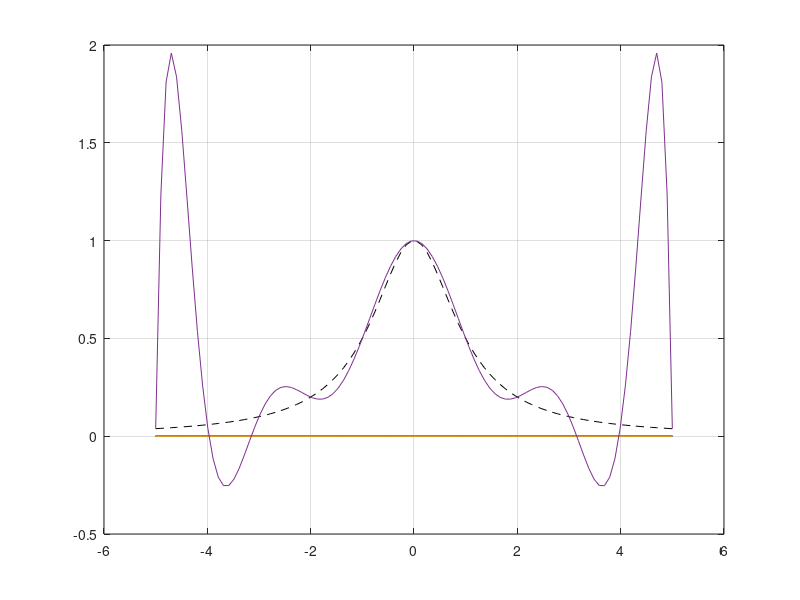
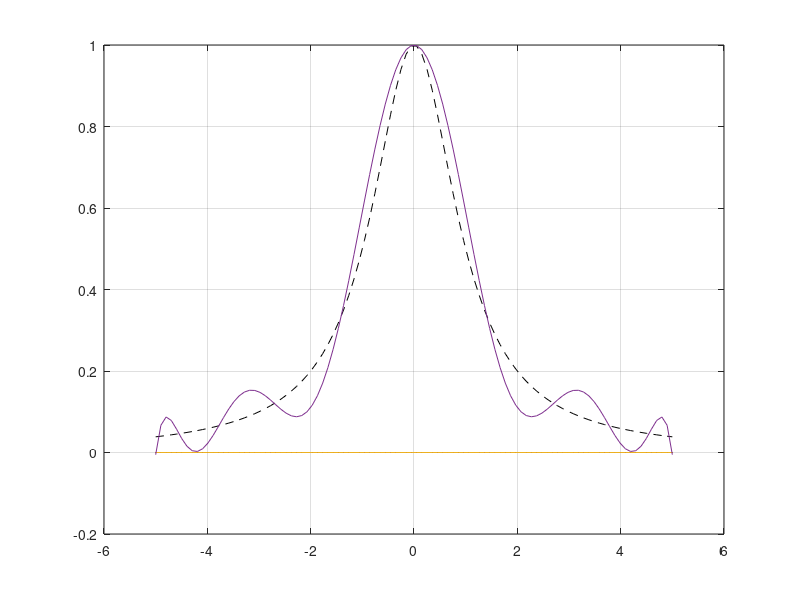
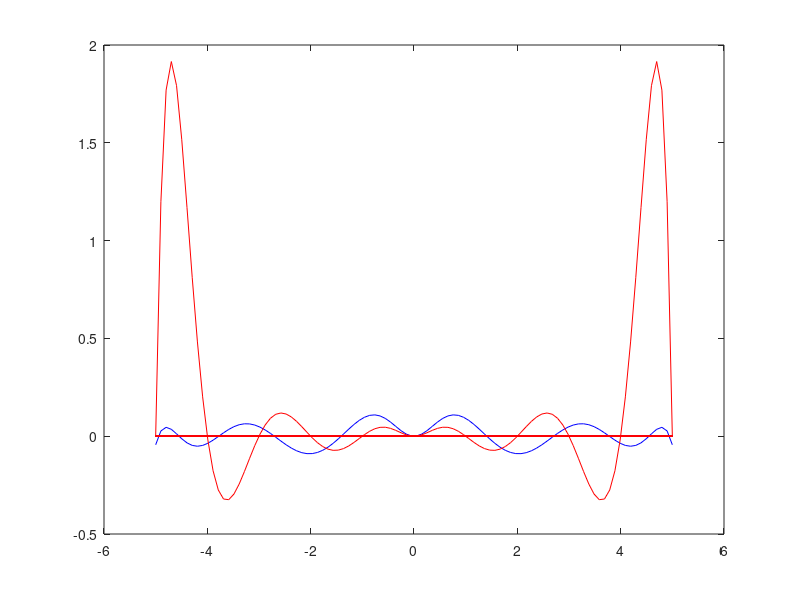

The MATLAB source for these figures, in order:


a = -5;                                   
b =  5;                                    % Domain of the function
min_n =11;                                  % minimun number of polynomials to be estimated  
max_n = 11;                                 % max number of polynomials to be estimated  
xx = linspace( a, b, 100 );                % data to evaluate the functions don't confuse with the interpolation data
Lagrange_approx = zeros(max_n,length(xx)); %Big matrix to put eac interpolating polynomial
error = zeros(max_n,length(xx));           % Big matrix to put the errors

for n=min_n:max_n;

x = zeros(1,n); 
for jj=1:n;
    x(1,jj)=a+((jj-1)/(n-1))*(b-a);
end

%figure(1); clf; hold on;


Lagrange = ones(n,length(xx));

for j = 1:n
L = ones( size(xx) );
for k = 1:n
if (k == j), continue;
end
L = L .* (xx - x(k))./(x(j) - x(k));
end
Lagrange(j,:) = L;
%plot( xx, L, '-k', 'LineWidth', 1.5 );
%text( x(j), 1.1, sprintf( 'L_%d(x)', j ) );
end

%plot( x, ones( size(x) ), '.b', 'MarkerSize', 18 );
%plot( x, zeros( size(x) ), 'sr' );
%axis( [min(x)-0.2, max(x)+0.2, ceil(min(L))-1.0, floor(max(L))+0.5] );
%title('Lagrange Basis Functions');


% Chossing the function f 
ff = 1./(1+x.^2);
ffval = 1./(1+xx.^2);

%ff = exp(-4.*x.^2);
%ffval = exp(-4.*xx.^2);

%ff = exp(-x);
%ffval = exp(-xx);

Lagrange_approx(n,:)= ff*Lagrange;
error(n,:) = -ffval+Lagrange_approx(n,:);

end

figure;
plot(xx,ffval,'--k');
hold on;
plot(xx,Lagrange_approx);
%axis( [min(x)-0.2, max(x)+0.2, ceil(min(L))-1.5, floor(max(L))+1.5] );
%plot( x, ones( size(x) ), '.b', 'MarkerSize', 18 );
%plot( x, zeros( size(x) ), 'sr' );
grid on;

%saving the error
error_uniform_nodes = error;

%figure;
%plot(xx,error);

hh= max_n-min_n;
maxerror_uniform = zeros(hh,1);
for k=min_n:max_n
maxerror_uniform(k,1) = max(abs(error_uniform_nodes(k,:)));
end



%% 

for n=min_n:max_n;

%Cheby nodes    
x_k = zeros(1,n);                            %Chebyshev nodes for [-1,1]
for jj=1:n;
    x_k(1,jj)=cos(((2*jj-1)/(2*n))*pi);
end

%Adjusting the nodes to [a,b]
x = zeros(1,n);                              %Chebyshev nodes for [a,b]
for jj=1:n;
    x(1,jj)= (x_k(1,jj)+1)*((b-a)/2) + a;
end

%figure(1); clf; hold on;

Lagrange = ones(n,length(xx));

for j = 1:n
L = ones( size(xx) );
for k = 1:n
if (k == j), continue;
end
L = L .* (xx - x(k))./(x(j) - x(k));
end
Lagrange(j,:) = L;
end

% Chossing the function f 
ff = 1./(1+x.^2);
ffval = 1./(1+xx.^2);

%ff = exp(-4.*x.^2);
%ffval = exp(-4.*xx.^2);

%ff = exp(-x);
%ffval = exp(-xx);

Lagrange_approx(n,:)= ff*Lagrange;
error(n,:) = -ffval+Lagrange_approx(n,:);

end


figure;
plot(xx,ffval,'--k');
hold on;
plot(xx,Lagrange_approx);
%axis( [min(x)-0.2, max(x)+0.2, ceil(min(L))-1.5, floor(max(L))+1.5] );
%plot( x, ones( size(x) ), '.b', 'MarkerSize', 18 );
%plot( x, zeros( size(x) ), 'sr' );
grid on;

error_cheby_nodes = error;

figure;
plot(xx,error_cheby_nodes,'b');
hold on;
plot(xx,error_uniform_nodes,'r');

hh= max_n-min_n;
maxerror_cheby = zeros(hh,1);
for k=min_n:max_n
maxerror_cheby(k,1) = max(abs(error_cheby_nodes(k,:)));
end

